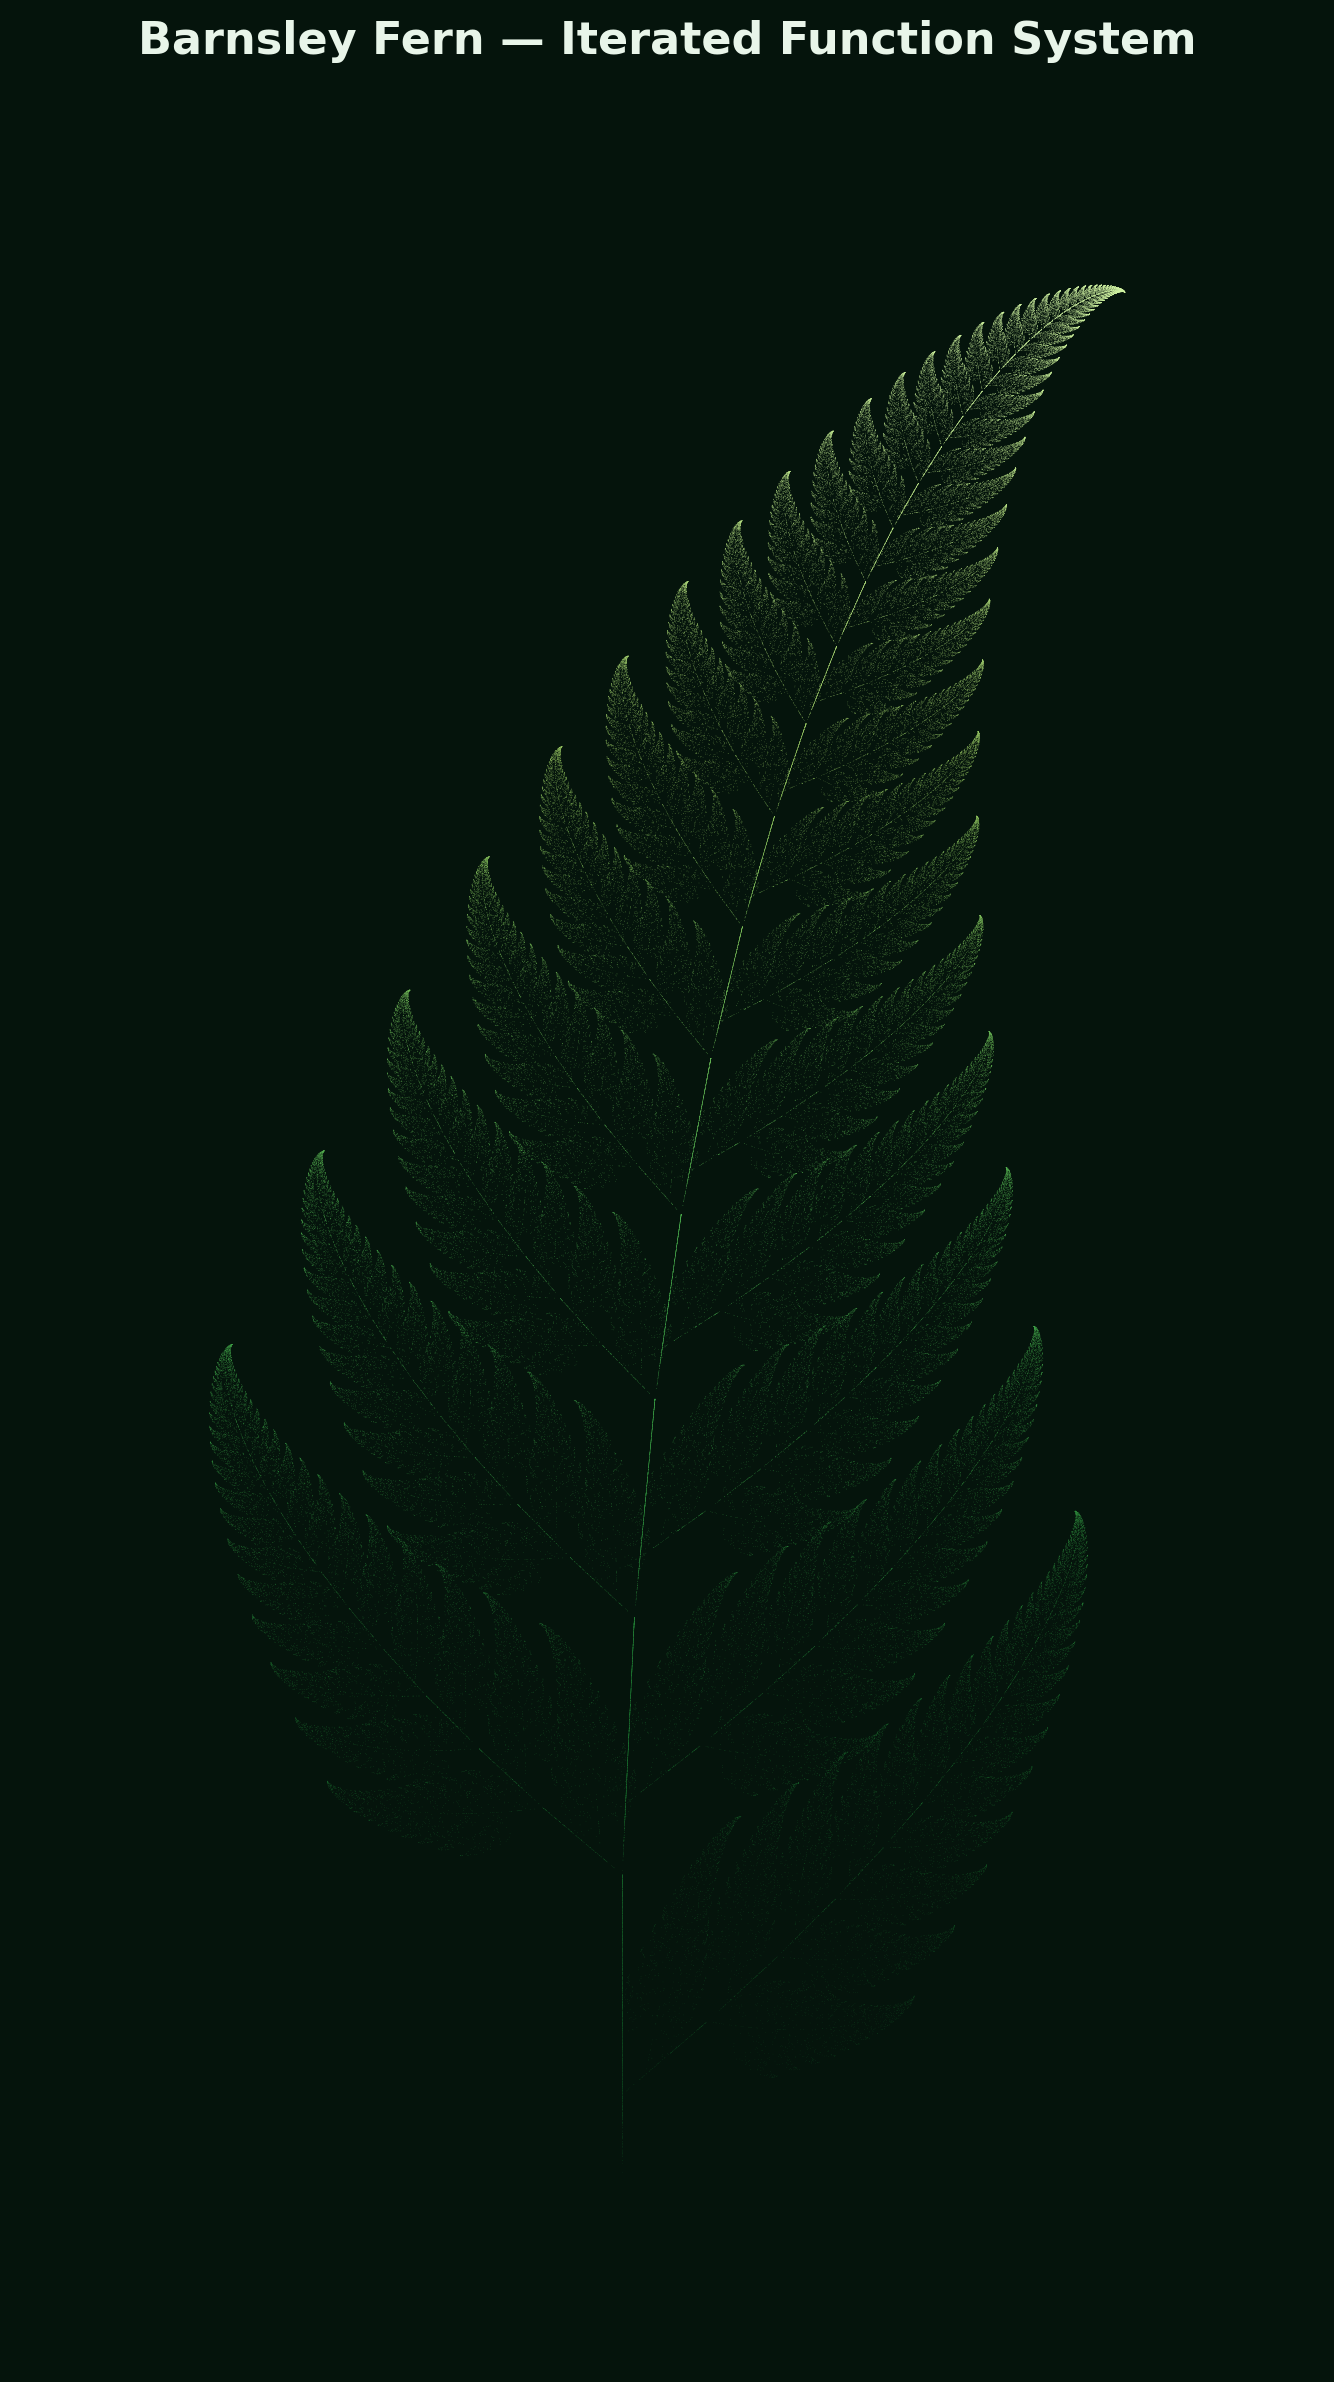

Reproduce this figure in Python.
"""
Barnsley Fern Generator
========================

Generates the classic Barnsley fern fractal using an Iterated Function
System (IFS). The fern shape emerges from repeatedly applying one of
four affine transformations to a point, chosen at random according to
fixed probabilities. Each transformation corresponds to a structural
part of the fern:

    f1 - the stem                (probability 1%)
    f2 - successively smaller    (probability 85%)
         leaflets (self-similar
         copies of the whole fern)
    f3 - the largest left leaflet (probability 7%)
    f4 - the largest right leaflet (probability 7%)

Author: Claude
"""

import numpy as np
import matplotlib.pyplot as plt
import matplotlib.colors as mcolors


def generate_barnsley_fern(n_points: int = 200_000, seed: int | None = 42):
    """
    Generate points on a Barnsley fern using the standard IFS.

    Parameters
    ----------
    n_points : int
        Number of points to generate (higher = denser, more detailed fern).
    seed : int or None
        Random seed for reproducibility.

    Returns
    -------
    x, y : np.ndarray
        Arrays of point coordinates.
    rule_used : np.ndarray
        Which transformation (0-3) generated each point, useful for coloring
        different structural parts of the fern differently.
    """
    rng = np.random.default_rng(seed)

    # Pre-allocate arrays for speed
    x = np.empty(n_points)
    y = np.empty(n_points)
    rule_used = np.empty(n_points, dtype=np.int8)

    # Starting point
    x[0], y[0] = 0.0, 0.0
    rule_used[0] = 1

    # Draw all random choices up front (fast, vectorized)
    # Probabilities: f1=1%, f2=85%, f3=7%, f4=7%
    choices = rng.random(n_points)

    for i in range(1, n_points):
        px, py = x[i - 1], y[i - 1]
        r = choices[i]

        if r < 0.01:
            # f1: the stem -> maps everything to a thin line at the base
            nx = 0.0
            ny = 0.16 * py
            rule = 0
        elif r < 0.86:
            # f2: successively smaller leaflets (85% probability)
            # this is the transformation that builds most of the fern's body
            nx = 0.85 * px + 0.04 * py
            ny = -0.04 * px + 0.85 * py + 1.6
            rule = 1
        elif r < 0.93:
            # f3: largest left-hand leaflet
            nx = 0.20 * px - 0.26 * py
            ny = 0.23 * px + 0.22 * py + 1.6
            rule = 2
        else:
            # f4: largest right-hand leaflet
            nx = -0.15 * px + 0.28 * py
            ny = 0.26 * px + 0.24 * py + 0.44
            rule = 3

        x[i] = nx
        y[i] = ny
        rule_used[i] = rule

    return x, y, rule_used


def plot_fern(x, y, rule_used, output_path="barnsley_fern.png",
              discard=50, dpi=200, background="#05140c"):
    """
    Render the fern with color, shading points by which IFS rule produced
    them (a natural way to highlight the fern's structural parts) and by
    height, so the fern reads as green with darker/lighter natural shading.

    Parameters
    ----------
    x, y : np.ndarray
        Point coordinates from generate_barnsley_fern.
    rule_used : np.ndarray
        Which transformation produced each point.
    output_path : str
        Where to save the rendered PNG.
    discard : int
        Number of initial "settling in" points to discard (transient points
        before the chaos game converges onto the attractor).
    dpi : int
        Resolution of the saved image.
    background : str
        Hex color for the plot background.
    """
    x, y, rule_used = x[discard:], y[discard:], rule_used[discard:]

    # Build a natural green colour gradient based on height (y) so the
    # fern looks lit from above, with the stem/leaflets in distinguishable
    # shades of green.
    norm_height = (y - y.min()) / (y.max() - y.min())

    # Custom green colormap: dark shadow green -> vivid leaf green -> pale tip
    fern_cmap = mcolors.LinearSegmentedColormap.from_list(
        "fern_green",
        ["#0b3d1c", "#1f7a34", "#4caf50", "#9ccc65", "#d4f7a6"]
    )

    fig, ax = plt.subplots(figsize=(10, 12), facecolor=background)
    ax.set_facecolor(background)

    scatter = ax.scatter(
        x, y,
        s=0.15,
        c=norm_height,
        cmap=fern_cmap,
        marker=".",
        linewidths=0,
        alpha=0.85,
    )

    ax.set_xlim(x.min() - 1, x.max() + 1)
    ax.set_ylim(y.min() - 1, y.max() + 1)
    ax.set_aspect("equal")
    ax.axis("off")

    ax.set_title(
        "Barnsley Fern — Iterated Function System",
        color="#e8f5e9",
        fontsize=16,
        pad=15,
        fontweight="bold",
    )

    fig.tight_layout()
    fig.savefig(output_path, dpi=dpi, facecolor=background, bbox_inches="tight")
    plt.close(fig)
    print(f"Saved fern image to: {output_path}")


if __name__ == "__main__":
    NUM_POINTS = 200_000

    print(f"Generating Barnsley fern with {NUM_POINTS:,} points...")
    xs, ys, rules = generate_barnsley_fern(n_points=NUM_POINTS, seed=42)

    print("Rendering and saving image...")
    plot_fern(xs, ys, rules, output_path="/mnt/user-data/outputs/barnsley_fern.png")

    print("Done!")
